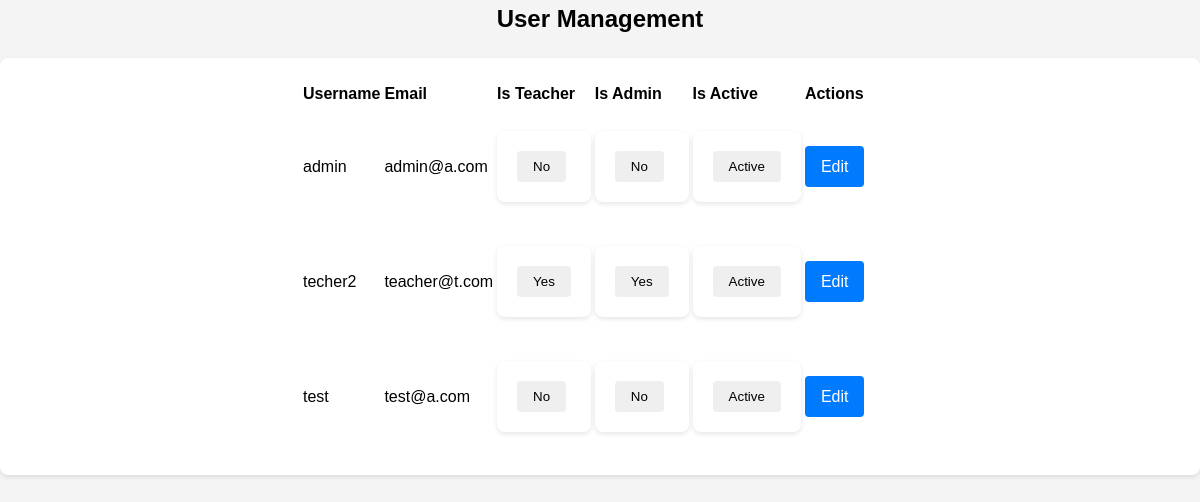
/manage-users/ (signed in), run on the app's committed database.
### portal/models.py (models this page shows)
class User(AbstractUser):
    is_teacher = models.BooleanField(default=False)
    is_admin = models.BooleanField(default=False)
    groups = models.ManyToManyField(
        'auth.Group',
        related_name='portal_user_set',
        blank=True,
        help_text='The groups this user belongs to.',
        verbose_name='groups'
    )
    user_permissions = models.ManyToManyField(
        'auth.Permission',
        related_name='portal_user_set',
        blank=True,
        help_text='Specific permissions for this user.',
        verbose_name='user permissions'
    )

### adminportal/views.py (the view)
# urls.py: path('manage-users/', views.manage_users, name='manage_users'),
@login_required
@user_passes_test(is_admin)
def manage_users(request):
    users = User.objects.all().order_by('username')
    return render(request, 'admin/manage_users.html', {'users': users})

### adminportal/views.py (called while the page is built)
def is_admin(user):
    return user.is_admin

### adminportal/templates/admin/manage_users.html (shortened to what this page needs)
{% extends 'base.html' %}
{% block content %}
<div class="container">
    <h2 class="mb-4">User Management</h2>
    <div class="card">
        <div class="card-body">
            <table class="table">
                <thead>
                    <tr>
                        <th>Username</th>
                        <th>Email</th>
                        <th>Is Teacher</th>
                        <th>Is Admin</th>
                        <th>Is Active</th>
                        <th>Actions</th>
                    </tr>
                </thead>
                <tbody>
                    {% for user in users %}
                    <tr>
                        <td>{{ user.username }}</td>
                        <td>{{ user.email }}</td>
                        <td>
                            <form method="post" action="{% url 'toggle_teacher' user.id %}">
                                <button type="submit" class="btn btn-sm {% if user.is_teacher %}btn-success{% else %}btn-secondary{% endif %}">
                                    {{ user.is_teacher|yesno:"Yes,No" }}
                                </button>
                            </form>
                        </td>
                        <td>
                            <form method="post" action="{% url 'toggle_admin' user.id %}">
                                <button type="submit" class="btn btn-sm {% if user.is_admin %}btn-success{% else %}btn-secondary{% endif %}">
                                    {{ user.is_admin|yesno:"Yes,No" }}
                                </button>
                            </form>
                        </td>
                        <td>
                            <form method="post" action="{% url 'toggle_active' user.id %}">
                                <button type="submit" class="btn btn-sm {% if user.is_active %}btn-success{% else %}btn-danger{% endif %}">
                                    {{ user.is_active|yesno:"Active,Inactive" }}
                                </button>
                            </form>
                        </td>
                        <td>
                            <a href="{% url 'edit_user' user.id %}" class="btn btn-primary btn-sm">Edit</a>
                        </td>
                    </tr>
                    {% endfor %}
                </tbody>
            </table>
        </div>
    </div>
</div>
{% endblock %}

### static/css/style.css (style rules this page uses)
body { font-family: 'Arial', sans-serif; line-height: 1.6; margin: 0; padding: 0; background-color: #f4f4f4; }
.container { text-align: center; max-width: 1200px; width: auto; margin: auto; overflow: hidden; }
.card { background: white; border-radius: 8px; box-shadow: 0 2px 5px rgba(0,0,0,0.1); margin-bottom: 20px; transition: transform 0.3s ease; }
.card-body { padding: 20px; text-align: left; margin: 0 auto; max-width: 600px; }
.btn { display: inline-block; padding: 8px 16px; border-radius: 4px; border: none; cursor: pointer; transition: background-color 0.3s ease; }
.btn-primary { background-color: #007bff; color: white; text-decoration: none; }
form { background: white; padding: 20px; border-radius: 8px; box-shadow: 0 2px 5px rgba(0,0,0,0.1); max-width: 500px; margin: 20px auto; }
.mb-4 { margin-top: 0; text-align: center; }

### data on the page
User: username "admin", email "admin@a.com", is_teacher "No", is_admin "No", is_active "Active"
User: username "techer2", email "teacher@t.com", is_teacher "Yes", is_admin "Yes", is_active "Active"
User: username "test", email "test@a.com", is_teacher "No", is_admin "No", is_active "Active"
